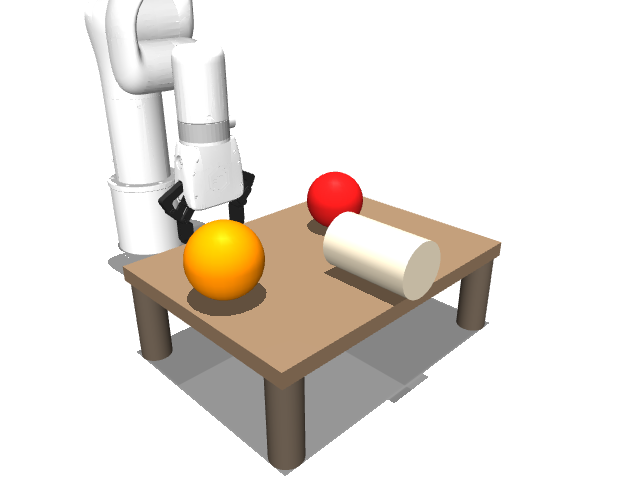
#> input picture dimos/evals/data/mujoco_restore_sanity/xarm_table_fallen_3quarter.png, 640 x 480 px
$ python -i calibrate_head_camera.py   (imports and definitions only)
#> lines starting #> are read from the running program, lines starting #| are printed output that depends on the picture; after the words box and inside, x2 and y2 are one past the last pixel; in counts of white or black regions, pixels touching at a corner belong together
# Copyright 2025-2026 Dimensional Inc.
#
# Licensed under the Apache License, Version 2.0 (the "License");
# you may not use this file except in compliance with the License.
# You may obtain a copy of the License at
#
#     http://www.apache.org/licenses/LICENSE-2.0
#
# Unless required by applicable law or agreed to in writing, software
# distributed under the License is distributed on an "AS IS" BASIS,
# WITHOUT WARRANTIES OR CONDITIONS OF ANY KIND, either express or implied.
# See the License for the specific language governing permissions and
# limitations under the License.

"""Calibrate the R1 Pro left head camera against the Mid-360, cross-checked with stereo depth.

Given a recording with `head_left_color`, `head_stereo_depth`, `lidar_raw` and `tf`, this refines
fx, fy, cx, cy of the left head camera and a 6-DoF correction to camera<-lidar, by jointly
  - pulling lidar depth discontinuities onto image edges (distance transform of Canny edges), and
  - matching lidar inverse depth to stereo inverse depth, with the stereo's own scale / disparity
    offset as nuisance terms (which double as a check of fx * baseline and the right camera's yaw).
Before/after metrics are computed on held-out frames.

    python -m dimos.robot.galaxea.r1pro.calibrate_head_camera rec.mcap --output calib.yaml --overlay overlay.png
"""

from __future__ import annotations

import argparse
from collections import defaultdict
from dataclasses import dataclass, field, replace
from pathlib import Path
from typing import Any

import numpy as np
from scipy.ndimage import map_coordinates
from scipy.optimize import least_squares
from scipy.spatial.transform import Rotation
import yaml

STEREO_BASELINE_M = 0.120195
CAMERA_FRAME = "camera_head_left_link"
LIDAR_FRAME = "lidar_pointlio_link"
EDGE_CLIP_PX = 30.0
EDGE_SIGMA_PX = 3.0
INVERSE_DEPTH_SIGMA = 0.02
SCAN_PERIOD_S = 0.1  # Mid-360 at 10 Hz
MIN_RANGE_M = 0.5
MAX_RANGE_M = 20.0
STEREO_MAX_RANGE_M = (
    8.0  # beyond this the decimated stereo is a few pixels of disparity and mostly smoothing
)

EMPTY = np.zeros((0, 3))


# [43 lines that did not run here, left out]


# [20 lines that did not run here, left out]


# [5 lines left out: function matrix_from, not called in this run]


def transform_points(matrix: np.ndarray, points: np.ndarray) -> np.ndarray:
    return np.asarray(points @ matrix[:3, :3].T + matrix[:3, 3])


# [6 lines left out: function pose_from_vector, not called in this run]


class TransformHistory:
    """A minimal tf buffer: every edge is interpolated in time, chains are walked up to the root."""

    # [38 lines left out: functions __init__, add, freeze, _parent_from_child, root_from, not called in this run]

    def parent(self, frame: str) -> str:
        return self._parent[frame]

    def time_range(self, frame: str) -> tuple[float, float]:
        times = self._edges[frame][0]
        return float(times[0]), float(times[-1])

    # [6 lines left out: function target_from_source, not called in this run]


def stamp_seconds(header: Any) -> float:
    return float(header.stamp.sec + header.stamp.nanosec * 1e-9)


# [6 lines that did not run here, left out]


# [128 lines that did not run here, left out]


def motion_compensate(
    stamped: np.ndarray, transforms: TransformHistory, time: float, bins: int = 20
) -> np.ndarray:
    """Move each point from the lidar pose at its own time to the lidar pose at `time`, via odom."""
    if len(stamped) == 0:
        return np.zeros((0, 3))
    edges = np.linspace(stamped[:, 3].min(), stamped[:, 3].max() + 1e-9, bins + 1)
    slot = np.clip(np.digitize(stamped[:, 3], edges) - 1, 0, bins - 1)
    out = np.empty((len(stamped), 3))
    for index in np.unique(slot):
        mask = slot == index
        mid = 0.5 * (edges[index] + edges[index + 1])
        out[mask] = transform_points(
            transforms.target_from_source(LIDAR_FRAME, LIDAR_FRAME, time, mid), stamped[mask, :3]
        )
    return out


def image_edge_distance(gray: np.ndarray) -> np.ndarray:
    """Per-pixel distance (px) to the nearest Canny edge."""
    import cv2

    edges = cv2.Canny(cv2.GaussianBlur(gray, (5, 5), 1.5), 40, 120)
    return np.asarray(
        cv2.distanceTransform((edges == 0).astype(np.uint8), cv2.DIST_L2, 5), np.float32
    )


# [3 lines that did not run here, left out]


# [135 lines left out: functions front_depth_grid, split_lidar_points, smooth_inverse_depth, sample, edge_residuals, stereo_residuals and 2 more, not called in this run]


# [2 lines that did not run here, left out]


# [20 lines that did not run here, left out]


# [17 lines that did not run here, left out]


# [9 lines that did not run here, left out]


# [29 lines that did not run here, left out]


def describe_pose(matrix: np.ndarray) -> dict[str, Any]:
    rotation = Rotation.from_matrix(matrix[:3, :3])
    return {
        "translation_m": [round(float(v), 5) for v in matrix[:3, 3]],
        "quaternion_xyzw": [round(float(v), 6) for v in rotation.as_quat()],
        "rpy_rad": [round(float(v), 5) for v in rotation.as_euler("xyz")],
    }


# [35 lines that did not run here, left out]


def main() -> None:
    parser = argparse.ArgumentParser(
        description=__doc__, formatter_class=argparse.RawDescriptionHelpFormatter
    )
    parser.add_argument("recording", type=Path)
    parser.add_argument(
        "--frames", type=int, default=45, help="frames sampled evenly across the recording"
    )
    parser.add_argument(
        "--holdout-every",
        type=int,
        default=3,
        help="every Nth sampled frame is held out of the fit",
    )
    parser.add_argument(
        "--window", type=float, default=0.3, help="seconds of lidar either side of each image"
    )
    parser.add_argument(
        "--raw-latency", type=float, default=0.05, help="lidar_raw arrival minus scan end, seconds"
    )
    parser.add_argument(
        "--start", type=float, default=0.0, help="skip this many seconds from the start"
    )
    parser.add_argument(
        "--end",
        type=float,
        default=np.inf,
        help="ignore frames after this many seconds (e.g. odom blow-up)",
    )
    parser.add_argument(
        "--extrinsic-only", action="store_true", help="keep fx, fy, cx, cy at the recorded values"
    )
    parser.add_argument("--output", type=Path, default=Path("head_camera_calibration.yaml"))
    parser.add_argument(
        "--overlay", type=Path, help="PNG of lidar over held-out images, before | after"
    )
    args = parser.parse_args()

    camera, (mount_parent, parent_from_camera), frames = load_frames(
        args.recording, args.frames, args.window, args.raw_latency, args.start, args.end
    )
    for frame in frames:
        split_lidar_points(frame, camera)
    frames = [f for f in frames if len(f.edge_points) > 50 and len(f.surface_points) > 50]
    holdout = frames[:: args.holdout_every]
    training = [f for i, f in enumerate(frames) if i % args.holdout_every]
    if len(training) < 3 or not holdout:
        raise SystemExit(f"only {len(frames)} usable frames; need lidar + stereo + tf overlap")
    print(f"{len(training)} training / {len(holdout)} held-out frames")

    fit_intrinsics = not args.extrinsic_only
    parameters = refine(training, camera, fit_intrinsics)
    correction, intrinsic_offsets, gain, offset, inset = unpack(parameters)
    refined = camera.with_offsets(intrinsic_offsets)
    reference = holdout[len(holdout) // 2]
    report = {
        "recording": str(args.recording),
        "frames": {"training": len(training), "held_out": len(holdout)},
        "intrinsics": {
            "width": camera.width,
            "height": camera.height,
            "K": [round(float(v), 4) for v in refined.matrix.ravel()],
            "D_rational_unchanged": [float(v) for v in camera.distortion],
            "change_px": {
                k: round(float(v), 3)
                for k, v in zip(("fx", "fy", "cx", "cy"), intrinsic_offsets, strict=True)
            },
        },
        "camera_from_lidar": {
            "prior": describe_pose(reference.cam_from_lidar),
            "refined": describe_pose(correction @ reference.cam_from_lidar),
            "correction_in_camera_frame": {
                **describe_pose(correction),
                "angle_deg": round(float(np.degrees(np.linalg.norm(parameters[:3]))), 4),
            },
            f"{mount_parent}_from_{CAMERA_FRAME}": {
                "prior": describe_pose(parent_from_camera),
                "refined": describe_pose(parent_from_camera @ np.linalg.inv(correction)),
            },
            "note": f"prior/refined at t={reference.time:.3f} (torso joints move it); the correction C is constant and blamed on the camera mount",
        },
        "stereo_check": {
            "inverse_depth_gain": round(float(gain), 5),
            "inverse_depth_offset_per_m": round(float(offset), 6),
            "implied_disparity_offset_px": round(float(offset * refined.fx * STEREO_BASELINE_M), 3),
            "note": "1/Z_lidar = gain/Z_stereo + offset; gain != 1 is an fx*baseline scale error, the offset a right-camera yaw error",
        },
        "silhouette_inset_px": round(float(inset), 3),
        "split_half_consistency": [
            summarize(refine(training[half::2], camera, fit_intrinsics), camera) for half in (0, 1)
        ],
        "held_out_metrics": {
            "before": evaluate(holdout, camera, np.eye(4)),
            "after": evaluate(holdout, refined, correction),
            "after_with_stereo_correction": evaluate(holdout, refined, correction, gain, offset),
        },
    }
    args.output.write_text(yaml.safe_dump(report, sort_keys=False))
    print(yaml.safe_dump(report, sort_keys=False))
    if args.overlay:
        render_overlay(holdout, camera, refined, correction, args.overlay)
        print(f"overlay: {args.overlay}")


# [2 lines not run here, left out]

>>> import cv2
>>> picture = cv2.imread('../../../evals/data/mujoco_restore_sanity/xarm_table_fallen_3quarter.png', cv2.IMREAD_GRAYSCALE)
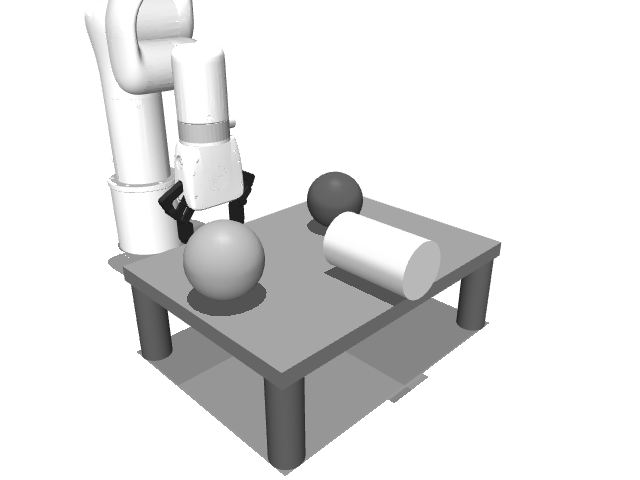
#> picture: shape (480, 640); min 20, max 255, mean 226.9
>>> result = image_edge_distance(picture)
#> in image_edge_distance, `edges = cv2.Canny(cv2.GaussianBlur(gray, (5, 5), 1.5), 40, 120)`:
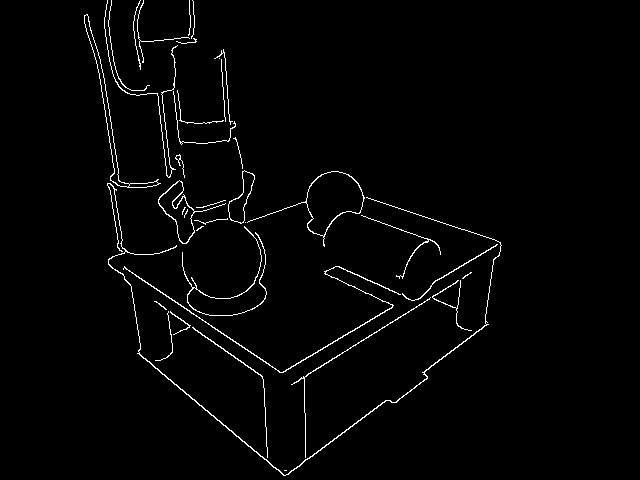
#> edges: shape (480, 640); 1.9% white in thin lines or dots, all inside (x1, y1, x2, y2) = (84, 0, 502, 476)
#> in image_edge_distance, `return np.asarray( cv2.distanceTransform((edges == 0).astype(np.uint8)..`:
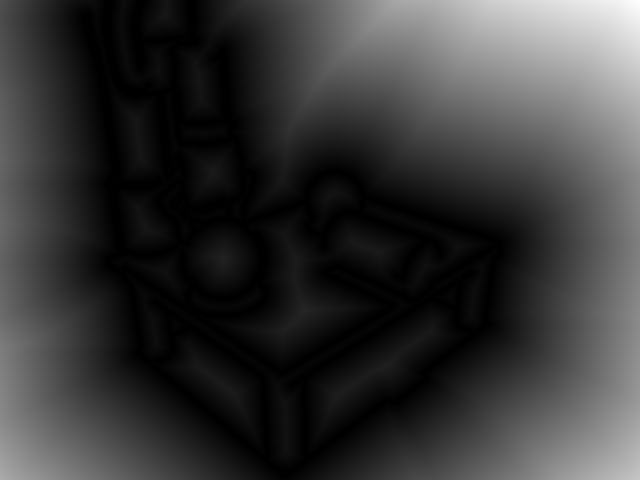
#> returned value: shape (480, 640) float32; min 0, max 276.7, mean 60.2; drawn with min black and max white

$ run again, on dimos/evals/data/mujoco_restore_sanity/xarm_table_messy_topdown.png
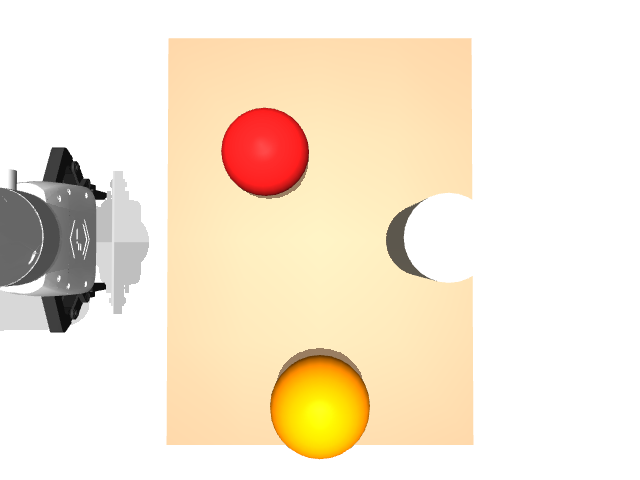
#> input picture dimos/evals/data/mujoco_restore_sanity/xarm_table_messy_topdown.png, 640 x 480 px
#> in image_edge_distance, `edges = cv2.Canny(cv2.GaussianBlur(gray, (5, 5), 1.5), 40, 120)`:
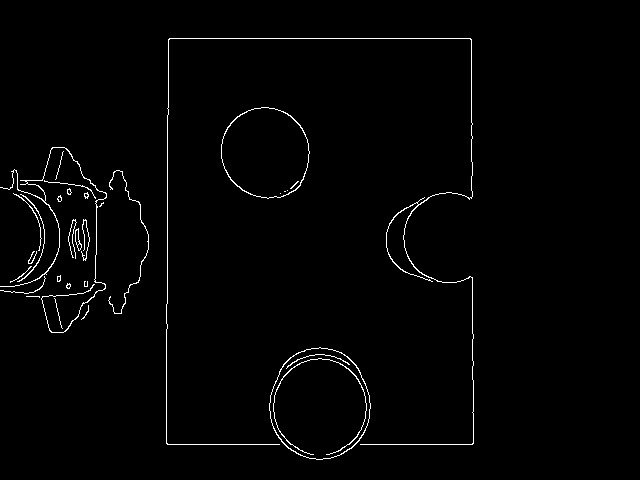
#> edges: shape (480, 640); 1.5% white in thin lines or dots, all inside (x1, y1, x2, y2) = (0, 38, 474, 460)
#> in image_edge_distance, `return np.asarray( cv2.distanceTransform((edges == 0).astype(np.uint8)..`:
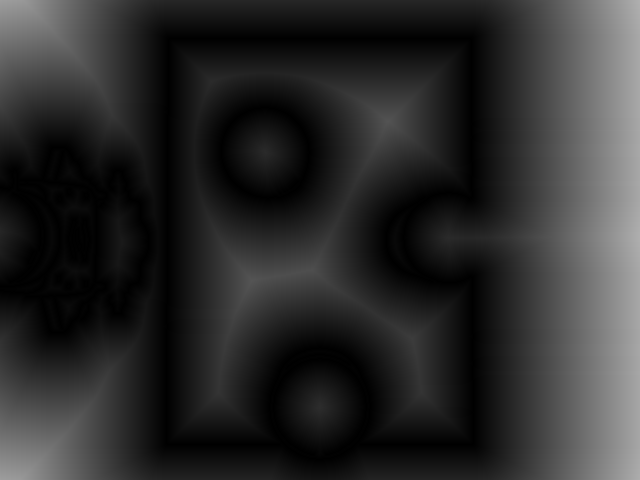
#> returned value: shape (480, 640) float32; min 0, max 175.7, mean 44.3
